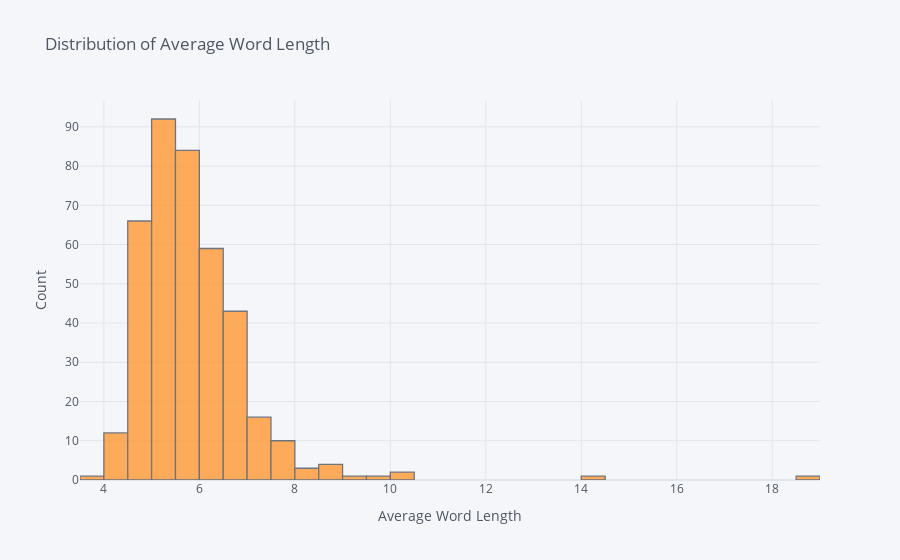

The notebook cell saved with this chart:
### Code cell
df['avg_word_length'].iplot(kind = 'hist', xTitle = 'Average Word Length', yTitle = 'Count', title = "Distribution of Average Word Length", bins = 50)

### Figure 1 — Plotly figure (JSON) as saved in the notebook; plotly's stock layout.template omitted (floating-point values rounded to 4 significant figures; data arrays with more than 128 entries replaced by an {"elided": "..."} marker saying what was removed)
{"data": [{"histfunc": "count", "histnorm": "", "marker": {"color": "rgba(255, 153, 51, 1.0)", "line": {"color": "#4D5663", "width": 1.3}}, "name": "avg_word_length", "nbinsx": 50, "opacity": 0.8, "orientation": "v", "type": "histogram", "x": {"elided": "396 float values"}}], "layout": {"barmode": "overlay", "legend": {"bgcolor": "#F5F6F9", "font": {"color": "#4D5663"}}, "paper_bgcolor": "#F5F6F9", "plot_bgcolor": "#F5F6F9", "title": {"font": {"color": "#4D5663"}, "text": "Distribution of Average Word Length"}, "xaxis": {"gridcolor": "#E1E5ED", "showgrid": true, "tickfont": {"color": "#4D5663"}, "title": {"font": {"color": "#4D5663"}, "text": "Average Word Length"}, "zerolinecolor": "#E1E5ED"}, "yaxis": {"gridcolor": "#E1E5ED", "showgrid": true, "tickfont": {"color": "#4D5663"}, "title": {"font": {"color": "#4D5663"}, "text": "Count"}, "zerolinecolor": "#E1E5ED"}}}
